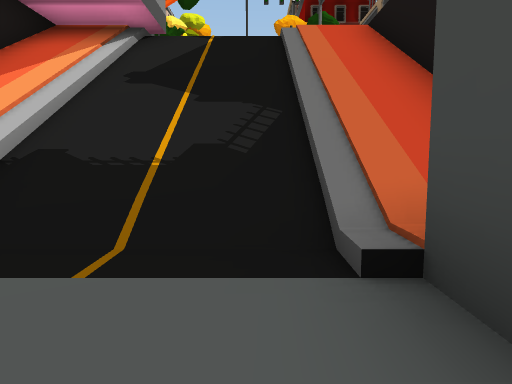
view 1 (above)

24 first-person views from a walk through a Unity game level. The camera is 1.2 m above the floor, tilts 6° down and sees 70° across. The floor is counted in squares, 2 m on a side. Each view is taken from the middle of a square. On the plan, view 1 faces up. The plan holds only what a view shows up to about 10 squares ahead; the rest is blank. The place goes on beyond the plan. Surface patterns are stand-ins for the level's own textures.

view 2
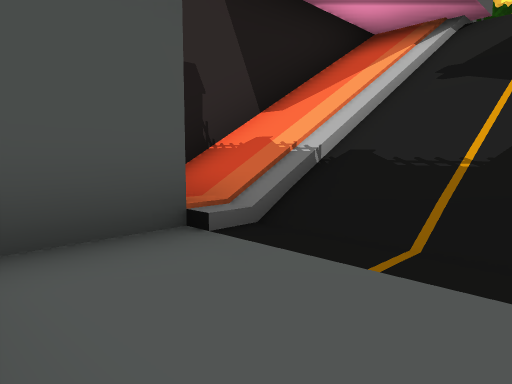

view 3
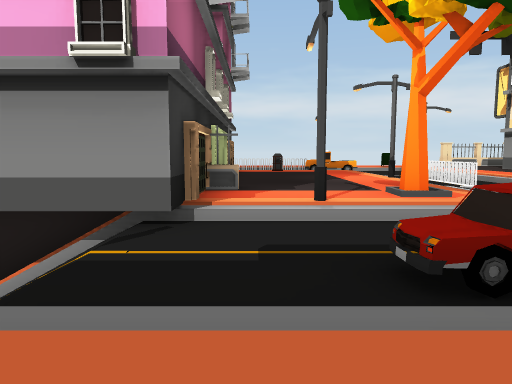

view 4
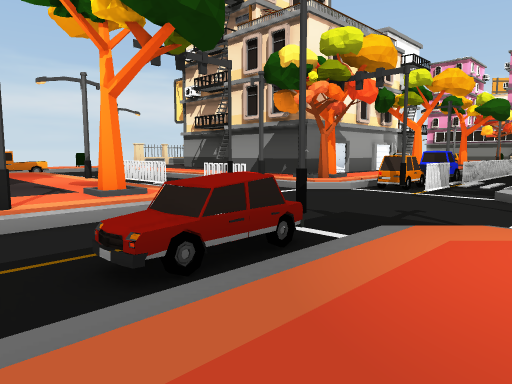

view 5
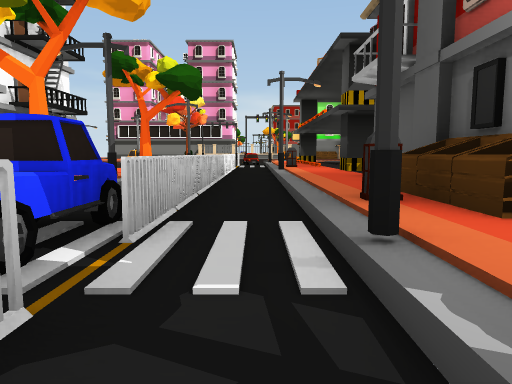

view 6
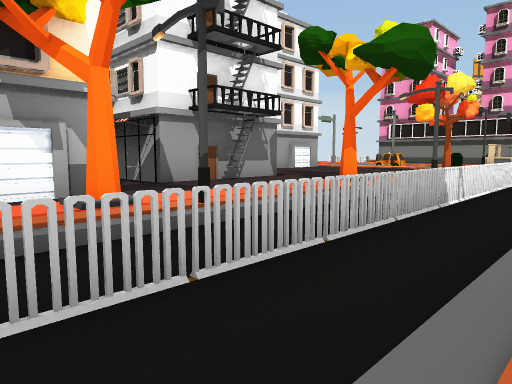

view 7
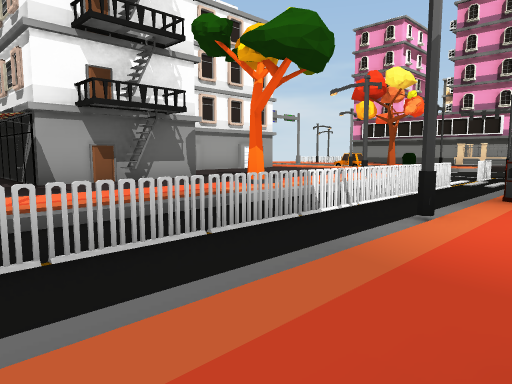

view 8
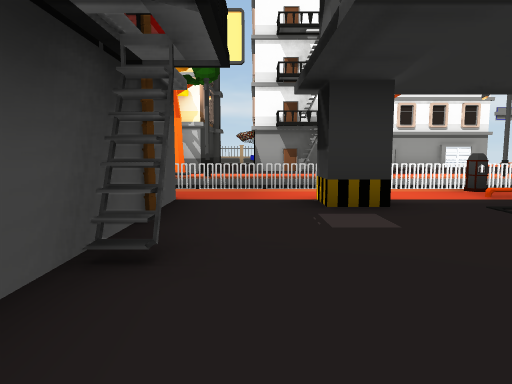

view 9
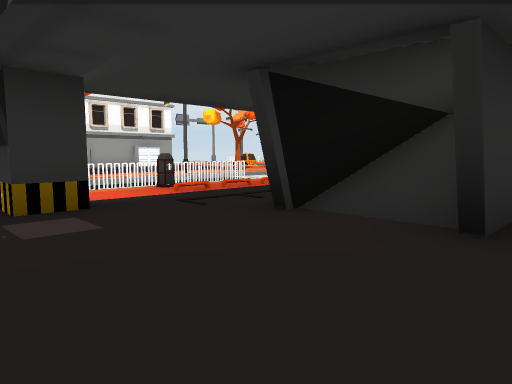

view 10
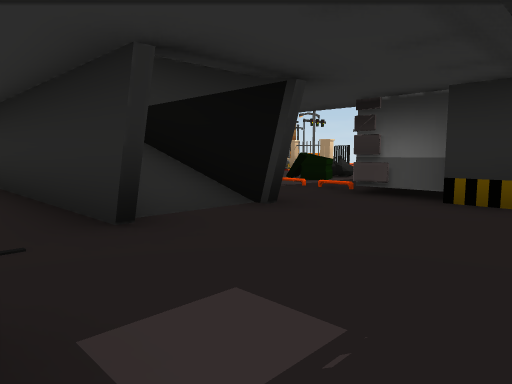

view 11
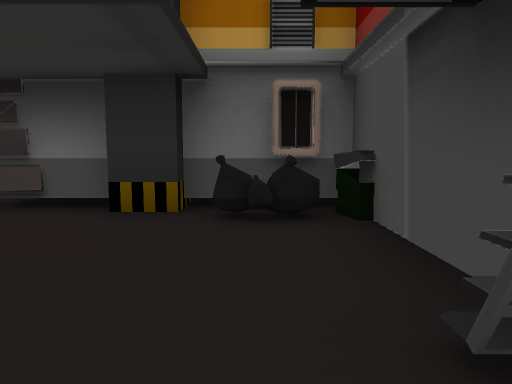

view 12
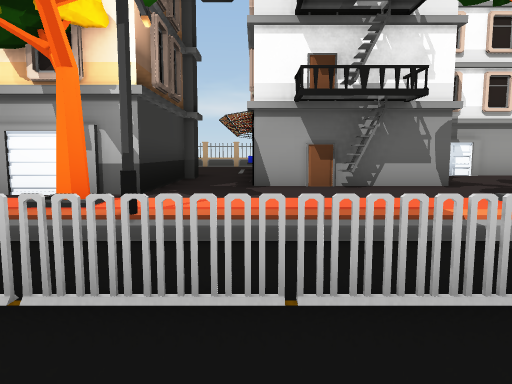

view 13
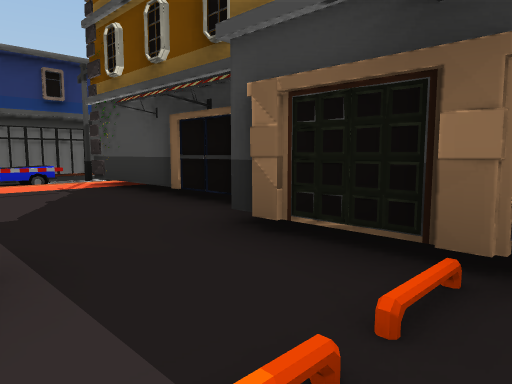

view 14
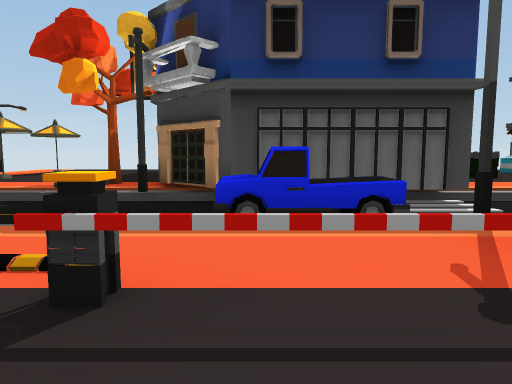

view 15
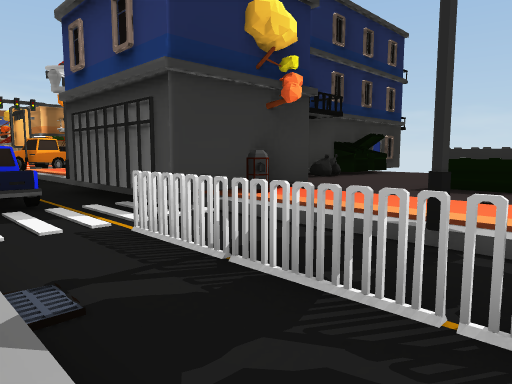

view 16
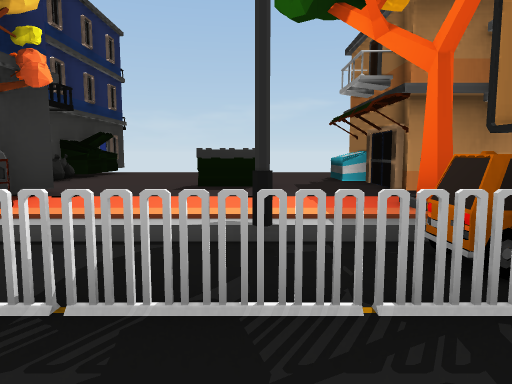

view 17
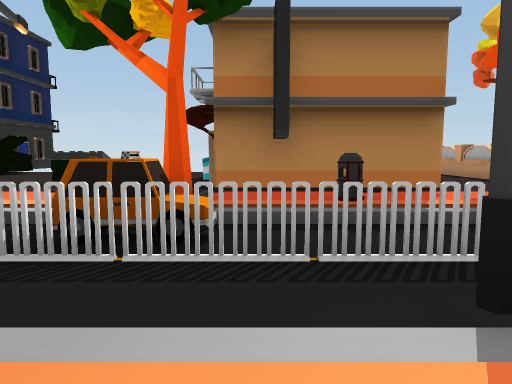

view 18
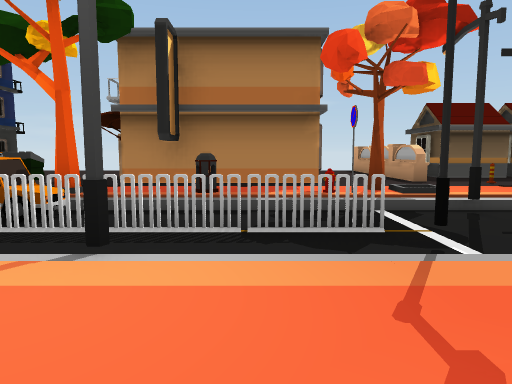

view 19
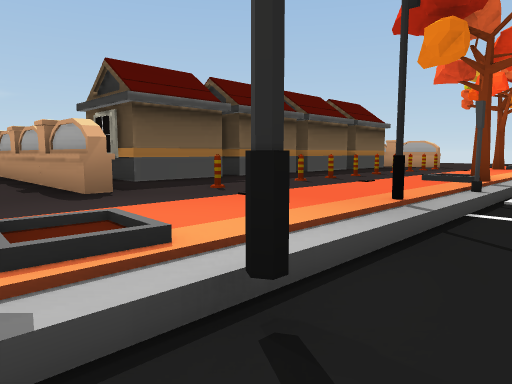

view 20
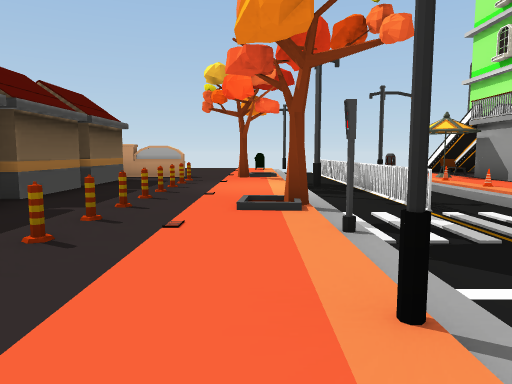

view 21
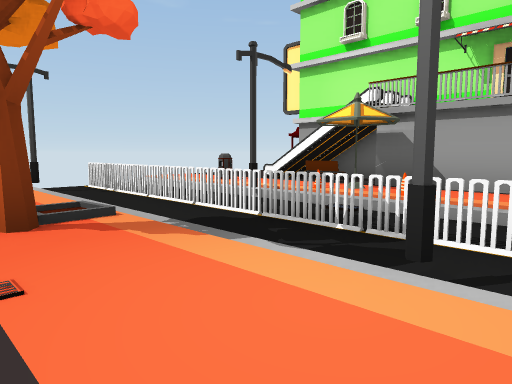

view 22
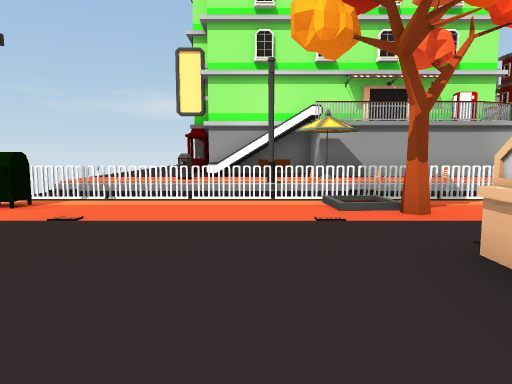

view 23
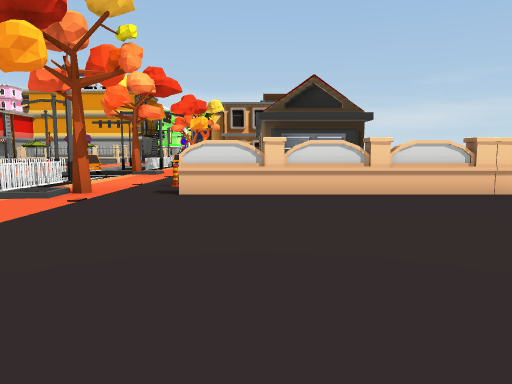

view 24
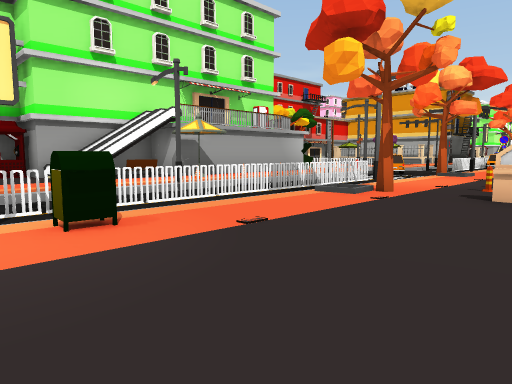

### Floor plan
Key: @ floor where view 1 was taken; # wall or solid block; x gap in a wall; . main floor; - floor 0.25 m lower than the main floor; _ floor 6 m lower than the main floor; < floor 6.25 m lower than the main floor; / step, stairs or slope; = window, fence, low wall or low ledge; ^ raised ledge; O other object.
Columns run from 9 left of view 1 to 27 right of it. Each row starts with its distance up from view 1.
 30 O... ..-O-...# # ..OO  O.. -#
 29   ..../-O-O..# #.......O..O-#
 28    #.OO-O-...O.O.O##......O-#    ##
 27    #...-O-O......O ######O--#O .##^
 26    #...-O-..#....#        --#O#.....
 25 ####...-O-.......#       O-O/.......
 24 ......O-O-..######       .-x/..O..
 23  ####OO-O-..             .-OO..O..
 22      ..-O-.              .-O/.......
 21        -O-.#             .-OOO...O..
 20        OO-OO            ..-O/.O#
 19        OO-O.            .O-O/O.#
 18      OO/O-.            ...-x/..#
 17       OOO-.             ..-O/O.#
 16      ..---/              /#-/O...
 15      O----                 -O/.OOOOO
 14  OO  O ----                -/....
 13         --/                -#..O##
 12 ..O.../ --..                /...#O
 11 .....OO--O..               -#..O##
 10  .....O--O..           O  --OO.O#O
  9  ......---..           #  -O/..O#
  8  #######--.#           #..-O/..O#O
  7      ##O////           #.O-OO..O#
  6      #=////#           #.O-O/..O#
  5      #//////           #O.-O/O.OOOOOO
  4      #//////          ##.O-O//......O
  3      #/////           #O.O-O/.......
  2       _<<</          ##/..-O/......
  1        <<</          O..O.-O/......
  0        <<@             ...-O/O....
 -1                        ...-OO....

Positions as (right, up) in squares from view 1, and headings:
1: (0, 0), facing up
2: (0, 0), facing up-left
3: (2, 9), facing left
4: (2, 9), facing up-left
5: (0, 17), facing up
6: (1, 21), facing up-left
7: (2, 23), facing up-left
8: (7, 25), facing left
9: (7, 25), facing up-left
10: (3, 25), facing up-right
11: (4, 25), facing right
12: (1, 25), facing left
13: (8, 30), facing down-right
14: (13, 29), facing right
15: (16, 22), facing up-right
16: (16, 23), facing right
17: (15, 20), facing right
18: (14, 18), facing right
19: (18, 16), facing down-right
20: (20, 14), facing down
21: (21, 8), facing down-left
22: (24, 3), facing left
23: (23, -1), facing up
24: (23, -1), facing up-left
